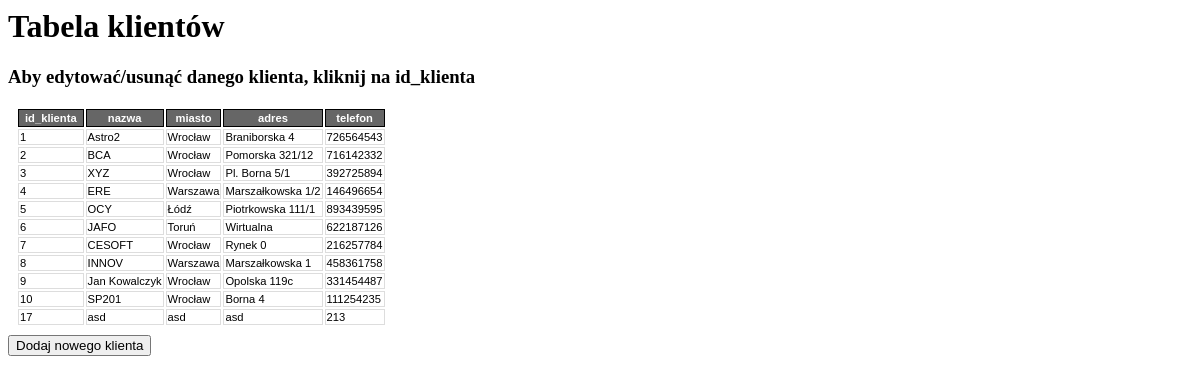
The app's page /projektBD/klient_tabela.php with its own data.
### tables this page shows
CREATE TABLE `klient` (
  `id_klienta` int(10) UNSIGNED NOT NULL,
  `nazwa` varchar(50) NOT NULL,
  `miasto` varchar(50) NOT NULL,
  `adres` varchar(50) NOT NULL,
  `telefon` varchar(25) DEFAULT NULL
);

### projektBD/klient_tabela.php (the view, shortened to what this page needs)
<?php
$conn = OpenCon();
$result = $conn->query("SELECT * FROM klient");
echo "<h1> Tabela klientów </h1>
<h3> Aby edytować/usunąć danego klienta, kliknij na id_klienta</h3>
<table style='border=4px solid black'>
    <tr>
    <th>id_klienta</th>
    <th>nazwa</th>
    <th>miasto</th>
    <th>adres</th>
    <th>telefon</th>
    </tr>
    ";
while($row = $result->fetch_row())
    echo "
    <tr>
        <td onclick=\"location='?id=klient_edytuj&id_klienta=$row[0]'\"'>$row[0]</td>
        <td>$row[1]</td>
        <td>$row[2]</td>
        <td>$row[3]</td>
        <td>$row[4]</td>
    </tr>
    ";
echo "</table>
<button onclick=\"location='?id=klient_dodaj'\">Dodaj nowego klienta</button>
";
?>

### records on screen
klient: id_klienta "1", nazwa "Astro2", miasto "Wrocław", adres "Braniborska 4", telefon "726564543"
klient: id_klienta "2", nazwa "BCA", miasto "Wrocław", adres "Pomorska 321/12", telefon "716142332"
klient: id_klienta "3", nazwa "XYZ", miasto "Wrocław", adres "Pl. Borna 5/1", telefon "392725894"
klient: id_klienta "4", nazwa "ERE", miasto "Warszawa", adres "Marszałkowska 1/2", telefon "146496654"
klient: id_klienta "5", nazwa "OCY", miasto "Łódź", adres "Piotrkowska 111/1", telefon "893439595"
klient: id_klienta "6", nazwa "JAFO", miasto "Toruń", adres "Wirtualna", telefon "622187126"
klient: id_klienta "7", nazwa "CESOFT", miasto "Wrocław", adres "Rynek 0", telefon "216257784"
klient: id_klienta "8", nazwa "INNOV", miasto "Warszawa", adres "Marszałkowska 1", telefon "458361758"
klient: id_klienta "9", nazwa "Jan Kowalczyk", miasto "Wrocław", adres "Opolska 119c", telefon "331454487"
klient: id_klienta "10", nazwa "SP201", miasto "Wrocław", adres "Borna 4", telefon "111254235"
klient: id_klienta "17", nazwa "asd", miasto "asd", adres "asd", telefon "213"
